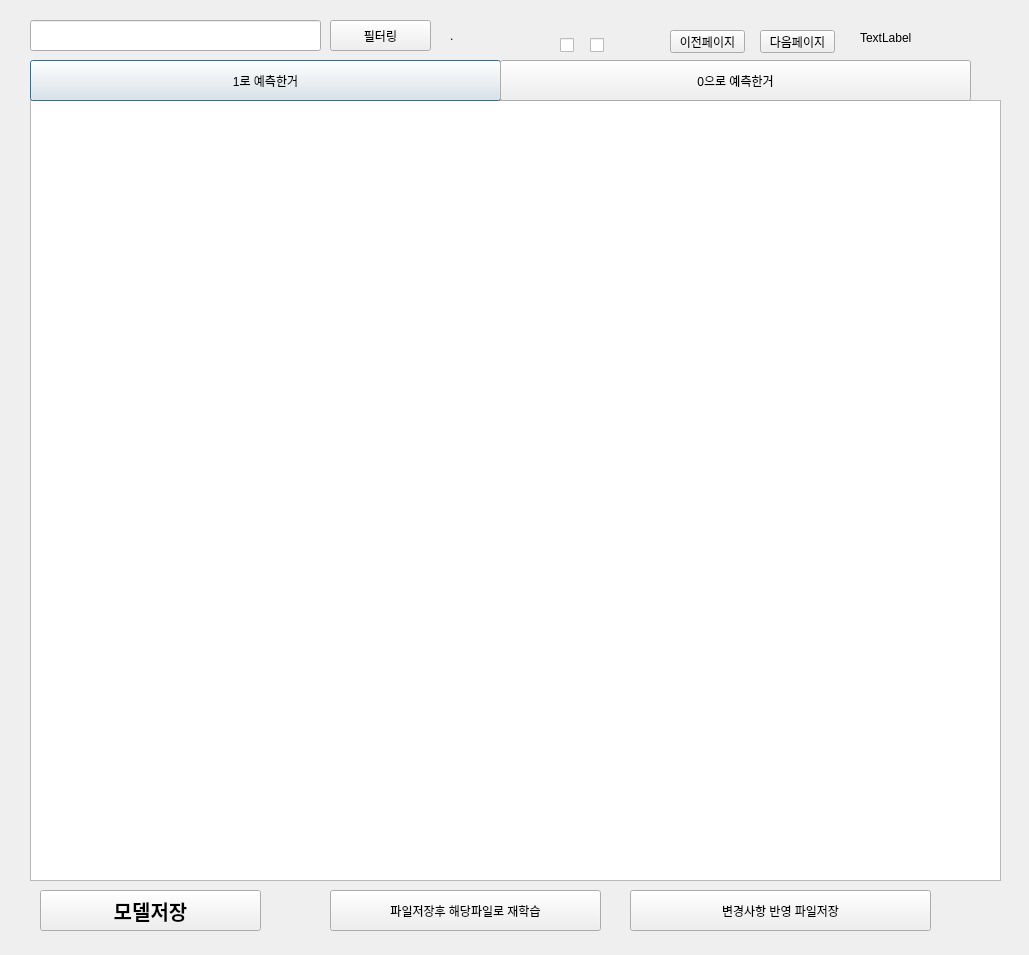
<?xml version="1.0" encoding="UTF-8"?>
<ui version="4.0">
 <class>Dialog</class>
 <widget class="QDialog" name="Dialog">
  <property name="geometry">
   <rect>
    <x>0</x>
    <y>0</y>
    <width>1029</width>
    <height>955</height>
   </rect>
  </property>
  <property name="windowTitle">
   <string>Dialog</string>
  </property>
  <widget class="QTableWidget" name="predict_table">
   <property name="geometry">
    <rect>
     <x>30</x>
     <y>100</y>
     <width>971</width>
     <height>781</height>
    </rect>
   </property>
  </widget>
  <widget class="QPushButton" name="pre_1_btn">
   <property name="geometry">
    <rect>
     <x>30</x>
     <y>60</y>
     <width>471</width>
     <height>41</height>
    </rect>
   </property>
   <property name="text">
    <string>1로 예측한거</string>
   </property>
  </widget>
  <widget class="QPushButton" name="pre_0_btn">
   <property name="geometry">
    <rect>
     <x>500</x>
     <y>60</y>
     <width>471</width>
     <height>41</height>
    </rect>
   </property>
   <property name="text">
    <string>0으로 예측한거</string>
   </property>
  </widget>
  <widget class="QLineEdit" name="filter_input">
   <property name="geometry">
    <rect>
     <x>30</x>
     <y>20</y>
     <width>291</width>
     <height>31</height>
    </rect>
   </property>
  </widget>
  <widget class="QPushButton" name="filter_btn">
   <property name="geometry">
    <rect>
     <x>330</x>
     <y>20</y>
     <width>101</width>
     <height>31</height>
    </rect>
   </property>
   <property name="text">
    <string>필터링</string>
   </property>
  </widget>
  <widget class="QLabel" name="label">
   <property name="geometry">
    <rect>
     <x>450</x>
     <y>20</y>
     <width>101</width>
     <height>31</height>
    </rect>
   </property>
   <property name="text">
    <string>.</string>
   </property>
  </widget>
  <widget class="QPushButton" name="retrain_btn">
   <property name="geometry">
    <rect>
     <x>330</x>
     <y>890</y>
     <width>271</width>
     <height>41</height>
    </rect>
   </property>
   <property name="text">
    <string>파일저장후 해당파일로 재학습</string>
   </property>
  </widget>
  <widget class="QPushButton" name="save_file_btn">
   <property name="geometry">
    <rect>
     <x>630</x>
     <y>890</y>
     <width>301</width>
     <height>41</height>
    </rect>
   </property>
   <property name="text">
    <string>변경사항 반영 파일저장</string>
   </property>
  </widget>
  <widget class="QPushButton" name="before_page">
   <property name="geometry">
    <rect>
     <x>670</x>
     <y>30</y>
     <width>75</width>
     <height>23</height>
    </rect>
   </property>
   <property name="text">
    <string>이전페이지</string>
   </property>
  </widget>
  <widget class="QPushButton" name="next_page">
   <property name="geometry">
    <rect>
     <x>760</x>
     <y>30</y>
     <width>75</width>
     <height>23</height>
    </rect>
   </property>
   <property name="text">
    <string>다음페이지</string>
   </property>
  </widget>
  <widget class="QLabel" name="page_num">
   <property name="geometry">
    <rect>
     <x>860</x>
     <y>30</y>
     <width>61</width>
     <height>16</height>
    </rect>
   </property>
   <property name="text">
    <string>TextLabel</string>
   </property>
  </widget>
  <widget class="QPushButton" name="save_model">
   <property name="geometry">
    <rect>
     <x>40</x>
     <y>890</y>
     <width>221</width>
     <height>41</height>
    </rect>
   </property>
   <property name="font">
    <font>
     <pointsize>15</pointsize>
     <weight>75</weight>
     <bold>true</bold>
    </font>
   </property>
   <property name="text">
    <string>모델저장</string>
   </property>
  </widget>
  <widget class="QCheckBox" name="left_all">
   <property name="geometry">
    <rect>
     <x>560</x>
     <y>30</y>
     <width>71</width>
     <height>31</height>
    </rect>
   </property>
   <property name="text">
    <string/>
   </property>
  </widget>
  <widget class="QCheckBox" name="right_all">
   <property name="geometry">
    <rect>
     <x>590</x>
     <y>30</y>
     <width>81</width>
     <height>31</height>
    </rect>
   </property>
   <property name="text">
    <string/>
   </property>
  </widget>
 </widget>
 <resources/>
 <connections/>
</ui>
